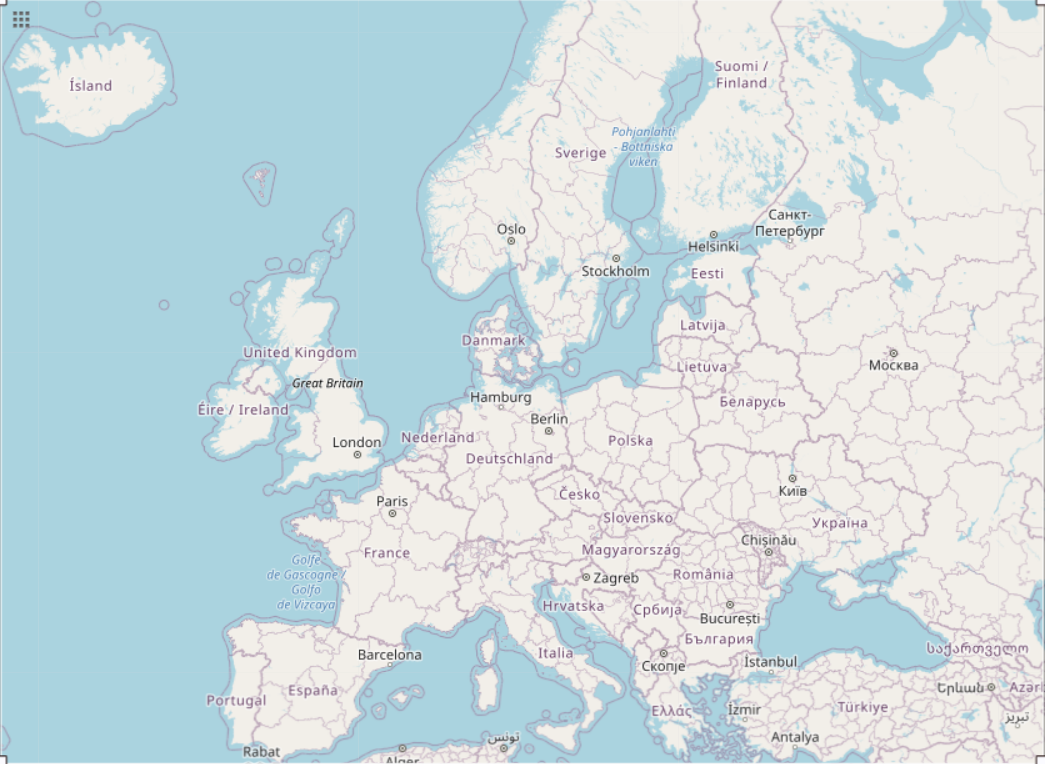
#> input picture mapEurope.png, 1045 x 764 px
$ python ryanVis.py
#> lines starting #> are read from the running program, lines starting #| are printed output that depends on the picture
#> the answer given: 1
#> (reads cachedFlightData.csv from the repository)
import json
import matplotlib.pyplot as plt
import pandas as pd
import requests


def ryanNumOfFlightsVis(df):
    aircraftCountry = ["US", "CN", "IE", "UK", "IN"]
    values = [0, 0, 0, 0, 0]
    for x in df["flag"]:
        if x == "US":
            values[0] += 1
        elif x == "CN":
            values[1] += 1
        elif x == "IE":
            values[2] += 1
        elif x == "UK":
            values[3] += 1
        elif x == "IN":
            values[4] += 1
        else:
            None
    fig, axs = plt.subplots(1, 2, sharey=True)
    axs[0].set_title("Scatter Graph\nTop 5 Air Traffic Countries")
    axs[0].scatter(aircraftCountry, values)
    axs[0].set_xlabel("Country Codes")
    axs[0].set_ylabel("Number of Active Flights")
    axs[1].set_title("Bar Chart\nTop 5 Air Traffic Countries")
    axs[1].bar(aircraftCountry, values)
    axs[1].set_xlabel("Country Codes")
    axs[1].set_ylabel("Number of Active Flights")
    plt.show()
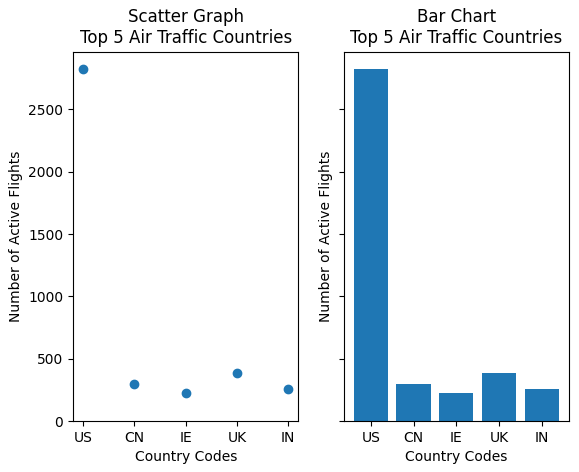
#> figure drawn by matplotlib, 2 panels


def ryanScatterMapEU(df):
    figure, mapCreate = plt.subplots(figsize=(10, 10))
    boundingBox = (-25.12, 48.20, 35.99, 67.39)
    mapEU = plt.imread('mapEurope.png')
#> mapEU is the input picture: shape (764, 1045, 4) float32; mean R, G, B, A 0.8, 0.861, 0.88, 1
    mapCreate.set_suptitle = ("European Flights Heatmap")
    mapCreate.scatter(df.lng, df.lat, alpha=0.2, c='#ff03cd')
    mapCreate.set_xlim(boundingBox[0], boundingBox[1])
    mapCreate.set_ylim(boundingBox[2], boundingBox[3])
    mapCreate.imshow(mapEU, zorder=0, extent=boundingBox, aspect='equal')
    mapCreate.set_xlabel("Longitude")
    mapCreate.set_ylabel("Latitude")
    plt.show()
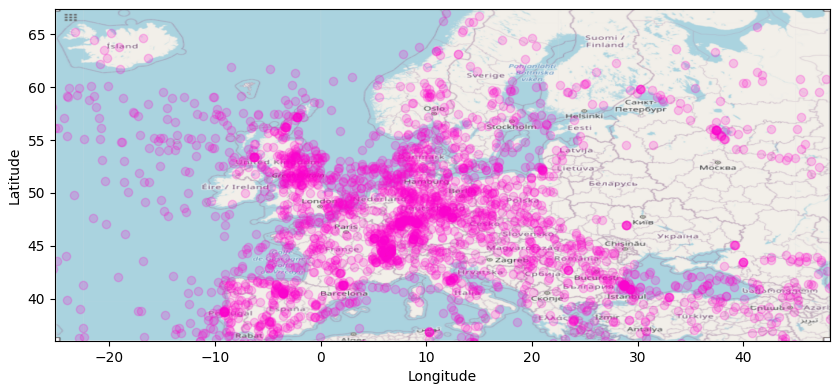
#> figure drawn by matplotlib, 1 panel


def load_cached_data():
    return pd.read_csv('cachedFlightData.csv')


def load_live_data(api_key):
    main_url = "https://airlabs.co/api/v9/flights?api_key="+api_key
    print(main_url)
    request_data=requests.get(main_url).json()["response"]
    req_data=json.dumps(request_data)
    dataFile=pd.read_json(req_data)
    dataFile.to_csv('cachedFlightData.csv',encoding='utf-8',index=False)
    return dataFile

def dataChoice():
    flight_api_key = "018ec34c-8a03-4cd6-aa66-026d1a0385cf"
    choice = int(input("Please choose 1 of the following:\n"
                       "1. Cached Flight Data\n"
                       "2. Live Flight Data\n"
                       "?: "))
    try:
        if choice == 1:
            ryanNumOfFlightsVis(load_cached_data())
            ryanScatterMapEU(load_cached_data())
        elif choice ==2:
            ryanNumOfFlightsVis(load_live_data(flight_api_key))
            ryanScatterMapEU(load_live_data(flight_api_key))
        else:
            print("Invalid choice, please try again\n")
            dataChoice()
    except ValueError:
        print("Please enter a numerical input as your choice\n")
        dataChoice()


if __name__ == "__main__":
    dataChoice()
